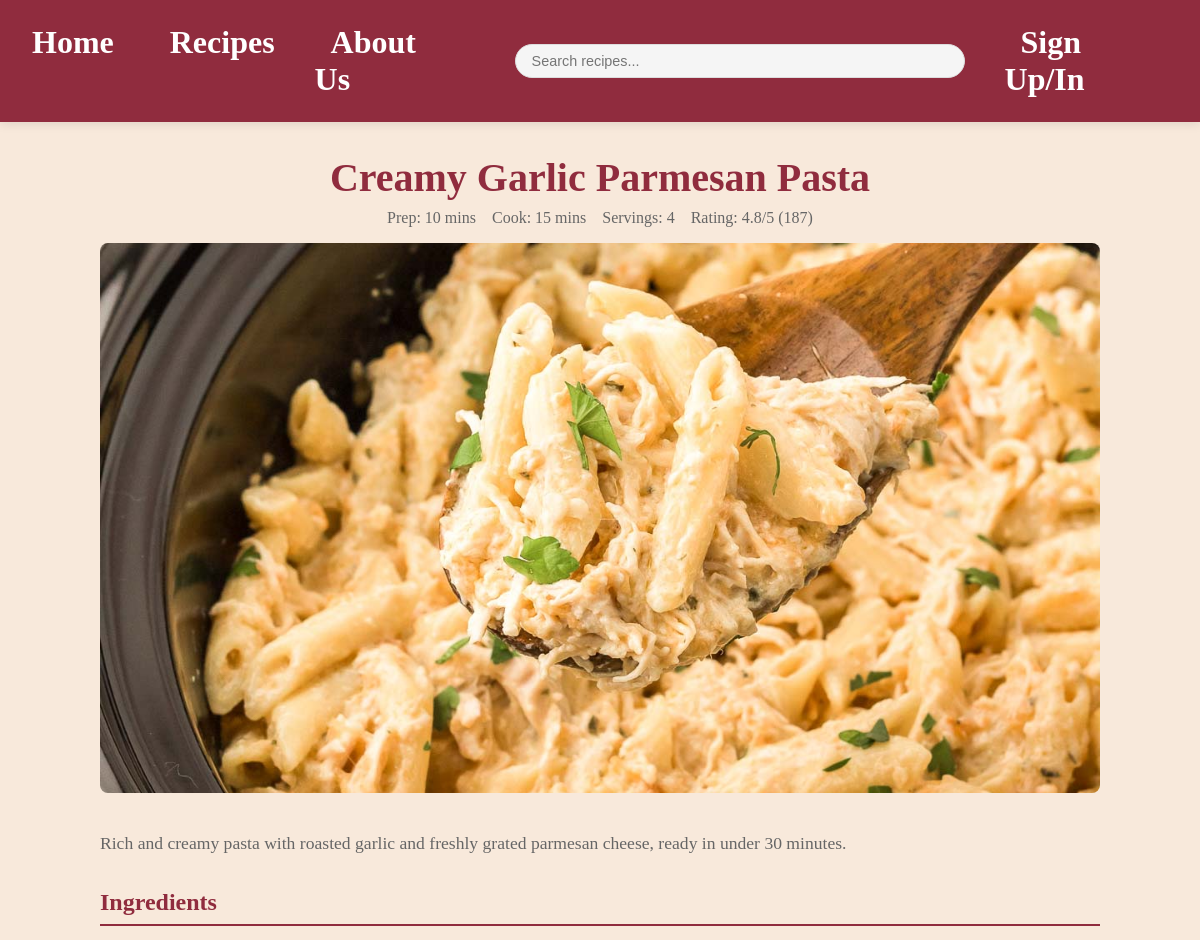
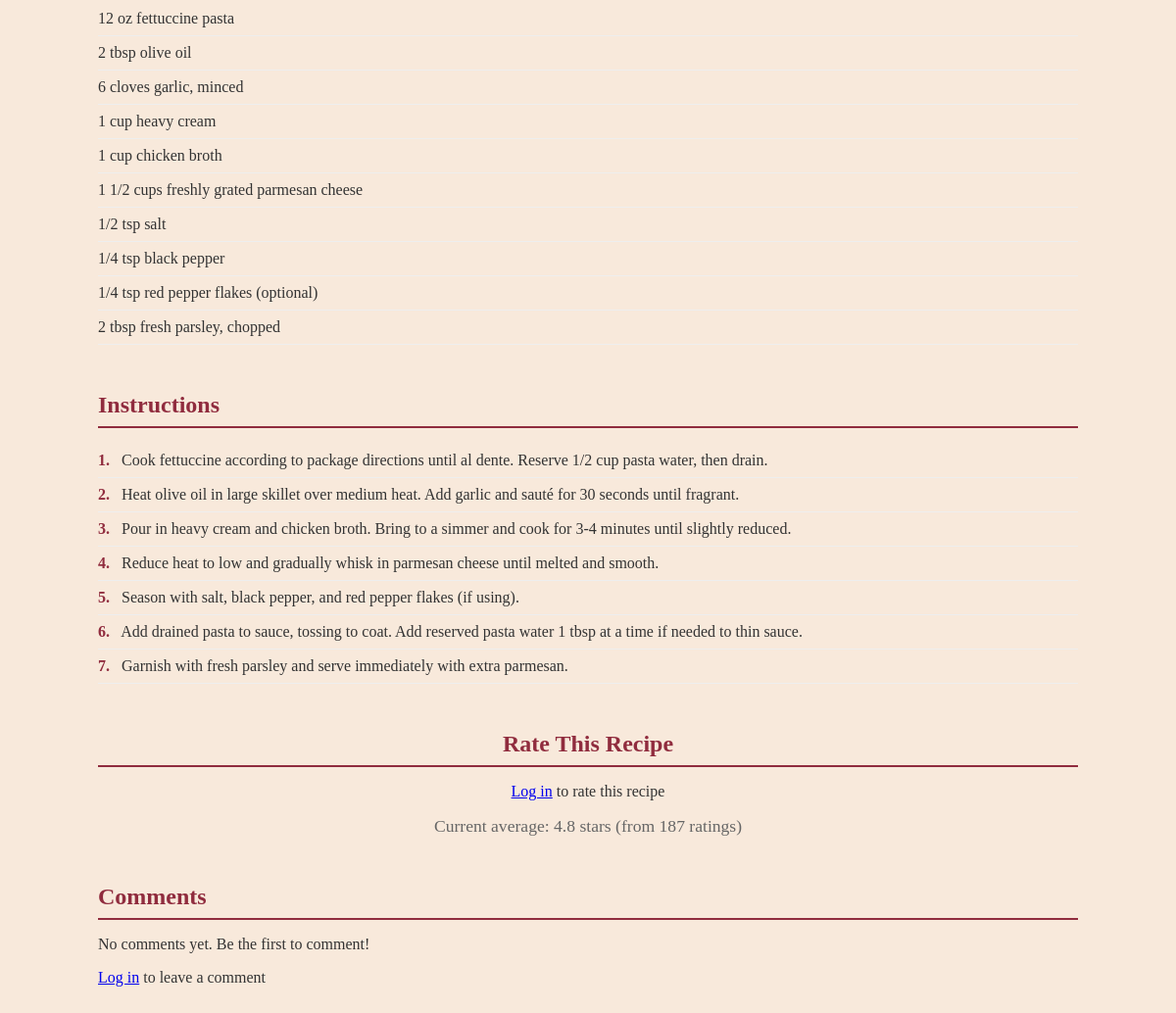
/recipe.php?id=2, run on the app's committed database (2 pictures, top to bottom).
### tables this page shows
CREATE TABLE `recipe_details` (
  `id` int(11) NOT NULL,
  `recipe_id` int(11) NOT NULL,
  `description` text
);

CREATE TABLE `recipes` (
  `id` int(11) NOT NULL,
  `title` varchar(255) NOT NULL,
  `image_path` varchar(255) DEFAULT NULL,
  `rating` decimal(2,1) DEFAULT '0.0',
  `rating_count` int(11) DEFAULT '0',
  `prep_time` int(11) NOT NULL COMMENT 'in minutes',
  `cook_time` int(11) NOT NULL COMMENT 'in minutes',
  `servings` int(11) NOT NULL,
  `category` varchar(100) DEFAULT NULL,
  `created_at` timestamp NOT NULL DEFAULT CURRENT_TIMESTAMP
);

CREATE TABLE `recipe_ingredients` (
  `id` int(11) NOT NULL,
  `recipe_id` int(11) NOT NULL,
  `amount` varchar(50) DEFAULT NULL,
  `unit` varchar(20) DEFAULT NULL,
  `ingredient` varchar(255) NOT NULL,
  `order` int(11) NOT NULL
);

CREATE TABLE `recipe_instructions` (
  `id` int(11) NOT NULL,
  `recipe_id` int(11) NOT NULL,
  `step_number` int(11) NOT NULL,
  `instruction` text NOT NULL
);

### recipe.php (the view, shortened to what this page needs)
<?php
include 'db.php';
$recipe_id = isset($_GET['id']) ? intval($_GET['id']) : 0;
$recipe = [];
$ingredients = [];
$instructions = [];
if ($recipe_id > 0) {
    $stmt = $conn->prepare("SELECT r.*, rd.description FROM recipes r
                          LEFT JOIN recipe_details rd ON r.id = rd.recipe_id
                          WHERE r.id = ?");
    $stmt->bind_param("i", $recipe_id);
    $stmt->execute();
    $recipe = $stmt->get_result()->fetch_assoc();
    $stmt = $conn->prepare("SELECT * FROM recipe_ingredients WHERE recipe_id = ? ORDER BY `order`");
    $stmt->bind_param("i", $recipe_id);
    $stmt->execute();
    $ingredients = $stmt->get_result()->fetch_all(MYSQLI_ASSOC);
    $stmt = $conn->prepare("SELECT * FROM recipe_instructions WHERE recipe_id = ? ORDER BY step_number");
    $stmt->bind_param("i", $recipe_id);
    $stmt->execute();
    $instructions = $stmt->get_result()->fetch_all(MYSQLI_ASSOC);
    $stmt = $conn->prepare("SELECT c.*, u.username FROM comments c
                          JOIN users u ON c.user_id = u.id
                          WHERE c.recipe_id = ? ORDER BY c.created_at DESC");
    $stmt->bind_param("i", $recipe_id);
    $stmt->execute();
    $comments = $stmt->get_result()->fetch_all(MYSQLI_ASSOC);
}
?>
<!DOCTYPE html>
<html lang="en">
<head>
    <link rel="stylesheet" href="styles.css">
</head>
<body>
    <nav>
        <ul>
            <li><a href="dashboard.php">Home</a></li>
            <li><a href="recipes.php">Recipes</a></li>
            <li><a href="about.php">About Us</a></li>
            <li class="search-bar">
                <form action="search.php" method="GET">
                    <input type="text" placeholder="Search recipes..." name="q">
                </form>
            </li>
            <?php if(isset($_SESSION['username'])): ?>
                <li><a href="account.php" class="username-link">Hello, <?php echo htmlspecialchars($_SESSION['username']); ?></a></li>
            <?php else: ?>
                <li><a href="login.php">Sign Up/In</a></li>
            <?php endif; ?>
        </ul>
    </nav>
    <div class="recipe-container">
        <?php if (!empty($recipe)): ?>
            <div class="recipe-header">
                <h1 class="recipe-title"><?php echo htmlspecialchars($recipe['title']); ?></h1>
                <div class="recipe-meta">
                    <span>Prep: <?php echo $recipe['prep_time']; ?> mins</span>
                    <span>Cook: <?php echo $recipe['cook_time']; ?> mins</span>
                    <span>Servings: <?php echo $recipe['servings']; ?></span>
                    <span>Rating: <?php echo number_format($recipe['rating'], 1); ?>/5 (<?php echo $recipe['rating_count']; ?>)</span>
                </div>
                <img src="<?php echo htmlspecialchars($recipe['image_path']); ?>" alt="<?php echo htmlspecialchars($recipe['title']); ?>" class="recipe-image">
            </div>
            <div class="recipe-description">
                <?php echo nl2br(htmlspecialchars($recipe['description'])); ?>
            </div>
            <div class="recipe-section">
                <h2 class="section-title">Ingredients</h2>
                <ul class="ingredient-list">
                    <?php foreach ($ingredients as $ingredient): ?>
                        <li class="ingredient-item">
                            <?php if (!empty($ingredient['amount'])): ?>
                                <span><?php echo htmlspecialchars($ingredient['amount']); ?></span>
                            <?php endif; ?>
                            <?php if (!empty($ingredient['unit'])): ?>
                                <span><?php echo htmlspecialchars($ingredient['unit']); ?></span>
                            <?php endif; ?>
                            <span><?php echo htmlspecialchars($ingredient['ingredient']); ?></span>
                        </li>
                    <?php endforeach; ?>
                </ul>
            </div>
            <div class="recipe-section">
                <h2 class="section-title">Instructions</h2>
                <ol class="instruction-list">
                    <?php foreach ($instructions as $instruction): ?>
                        <li class="instruction-item">
                            <span class="instruction-number"><?php echo $instruction['step_number']; ?>.</span>
                            <?php echo nl2br(htmlspecialchars($instruction['instruction'])); ?>
                        </li>
                    <?php endforeach; ?>
                </ol>
            </div>
            <div class="rating-section">
                <h2 class="section-title">Rate This Recipe</h2>
                <?php if(isset($_SESSION['user_id'])): ?>
                    <form method="POST" class="rating-form">
                        <div class="stars">
                            <?php for ($i = 1; $i <= 5; $i++): ?>
                                <span class="star" data-value="<?php echo $i; ?>">★</span>
                            <?php endfor; ?>
                            <input type="hidden" name="rating" id="rating-value" value="">
                        </div>
                        <button type="submit" name="submit_rating" class="save-recipe">Submit Rating</button>
                        <?php if(isset($_SESSION['rating_success'])): ?>
                            <p class="success-message"><?php echo $_SESSION['rating_success']; ?></p>
                            <?php unset($_SESSION['rating_success']); ?>
                        <?php endif; ?>
                    </form>
                <?php else: ?>
                    <p><a href="login.php">Log in</a> to rate this recipe</p>
                <?php endif; ?>
                <div class="average-rating">
                    Current average: <?php echo number_format($recipe['rating'], 1); ?> stars (from <?php echo $recipe['rating_count']; ?> ratings)
                </div>
            </div>
            <div class="comments-section">
                <h2 class="section-title">Comments</h2>
                <?php if (!empty($comments)): ?>
                    <?php foreach ($comments as $comment): ?>
                        <div class="comment">
                            <div class="comment-user">@<?php echo htmlspecialchars($comment['username']); ?></div>
                            <div class="comment-content"><?php echo nl2br(htmlspecialchars($comment['content'])); ?></div>
                            <div class="comment-date"><?php echo date('M j, Y', strtotime($comment['created_at'])); ?></div>
                        </div>
                    <?php endforeach; ?>
                <?php else: ?>
                    <p>No comments yet. Be the first to comment!</p>
                <?php endif; ?>
                <?php if(isset($_SESSION['user_id'])): ?>
                    <form class="comment-form" method="POST">
                        <textarea name="comment" placeholder="Add your comment..." required></textarea>
                        <button type="submit" name="post_comment" class="save-recipe">Post Comment</button>
                    </form>
                <?php else: ?>
                    <p><a href="login.php">Log in</a> to leave a comment</p>
                <?php endif; ?>
            </div>
        <?php else: ?>
            <h1>Recipe Not Found</h1>
            <p>The requested recipe could not be found.</p>
        <?php endif; ?>
    </div>
</body>
</html>

### styles.css (style rules this page uses)
body { font-family: 'Josefin Slab', serif; margin: 0; padding: 0; background-color: #F8E9DB; color: #333; }
nav { background-color: #902C3E; box-shadow: 0 2px 10px rgba(0,0,0,0.1); padding: 1.5rem 1rem; }
nav ul { list-style: none; display: flex; justify-content: center; margin: 0; padding: 0; gap: 2rem; }
nav li { margin: 0; }
nav a { text-decoration: none; color: #ffff; font-weight: 600; font-size: 2.0rem; padding: 0.5rem 1rem; transition: all 0.3s ease; }
nav .search-bar { margin: 0 1rem; display: flex; align-items: center; }
nav .search-bar form { display: flex; align-items: center; position: relative; }
nav .search-bar input { padding: 0.5rem 1rem; padding-right: 2rem; border: 1px solid #ddd; border-radius: 20px; font-size: 0.9rem; width: 400px; transition: width 0.3s ease; background-color: #f5f5f5; }
nav ul { gap: 1.5rem; }
.section-title { font-size: 2rem; color: #902C3E; margin-bottom: 1.5rem; border-bottom: 2px solid #902C3E; padding-bottom: 0.5rem; }
.recipe-image { width: 100%; height: 200px; object-fit: cover; }
.recipe-title { font-size: 1.5rem; margin: 0 0 0.5rem 0; color: #333; }
.recipe-description { color: #666; margin-bottom: 1rem; font-size: 1rem; }
.recipe-meta { display: flex; justify-content: space-between; color: #902C3E; font-weight: 500; }
.recipe-meta { display: flex; justify-content: space-between; color: #902C3E; font-weight: 500; margin-bottom: 1rem; }

### recipe.php (style rules this page uses)
.recipe-container { max-width: 1000px; margin: 2rem auto; padding: 0 1rem; }
.recipe-header { text-align: center; margin-bottom: 2rem; }
.recipe-title { font-family: 'Jacques Francois Shadow', serif; color: #902C3E; font-size: 2.5rem; margin-bottom: 0.5rem; }
.recipe-meta { display: flex; justify-content: center; gap: 1rem; color: #666; margin-bottom: 1rem; }
.recipe-image { width: 100%; height: 550px; object-fit: cover; border-radius: 8px; aspect-ratio: 1/1; }
.recipe-description { font-size: 1.1rem; line-height: 1.6; margin-bottom: 2rem; }
.recipe-section { margin-bottom: 3rem; }
.section-title { font-size: 1.5rem; color: #902C3E; border-bottom: 2px solid #902C3E; padding-bottom: 0.5rem; margin-bottom: 1rem; }
.ingredient-list, .instruction-list { list-style-type: none; padding: 0; }
.ingredient-item, .instruction-item { padding: 0.5rem 0; border-bottom: 1px solid #eee; }
.instruction-number { font-weight: bold; color: #902C3E; margin-right: 0.5rem; }
.rating-section { margin-bottom: 3rem; text-align: center; }
.average-rating { font-size: 1.1rem; color: #666; margin-top: 1rem; }
.comments-section { margin-top: 3rem; }

### data on the page
recipe_details: recipe.title "Creamy Garlic Parmesan Pasta", recipe.prep_time "10", recipe.cook_time "15", recipe.servings "4", recipe.rating "4.8", recipe.rating_count "187", recipe.image_path (picture), description "Rich and creamy pasta with roasted garlic and freshly grated parmesan cheese, ready in under 30 minutes."
recipe_ingredients: amount "12", unit "oz", ingredient "fettuccine pasta"
recipe_ingredients: amount "2", unit "tbsp", ingredient "olive oil"
recipe_ingredients: amount "6", unit "cloves", ingredient "garlic, minced"
recipe_ingredients: amount "1", unit "cup", ingredient "heavy cream"
recipe_ingredients: amount "1", unit "cup", ingredient "chicken broth"
recipe_ingredients: amount "1 1/2", unit "cups", ingredient "freshly grated parmesan cheese"
recipe_ingredients: amount "1/2", unit "tsp", ingredient "salt"
recipe_ingredients: amount "1/4", unit "tsp", ingredient "black pepper"
recipe_ingredients: amount "1/4", unit "tsp", ingredient "red pepper flakes (optional)"
recipe_ingredients: amount "2", unit "tbsp", ingredient "fresh parsley, chopped"
recipe_instructions: step_number "1", instruction "Cook fettuccine according to package directions until al dente. Reserve 1/2 cup pasta water, then drain."
recipe_instructions: step_number "2", instruction "Heat olive oil in large skillet over medium heat. Add garlic and sauté for 30 seconds until fragrant."
recipe_instructions: step_number "3", instruction "Pour in heavy cream and chicken broth. Bring to a simmer and cook for 3-4 minutes until slightly reduced."
recipe_instructions: step_number "4", instruction "Reduce heat to low and gradually whisk in parmesan cheese until melted and smooth."
recipe_instructions: step_number "5", instruction "Season with salt, black pepper, and red pepper flakes (if using)."
recipe_instructions: step_number "6", instruction "Add drained pasta to sauce, tossing to coat. Add reserved pasta water 1 tbsp at a time if needed to thin sauce."
recipe_instructions: step_number "7", instruction "Garnish with fresh parsley and serve immediately with extra parmesan."
